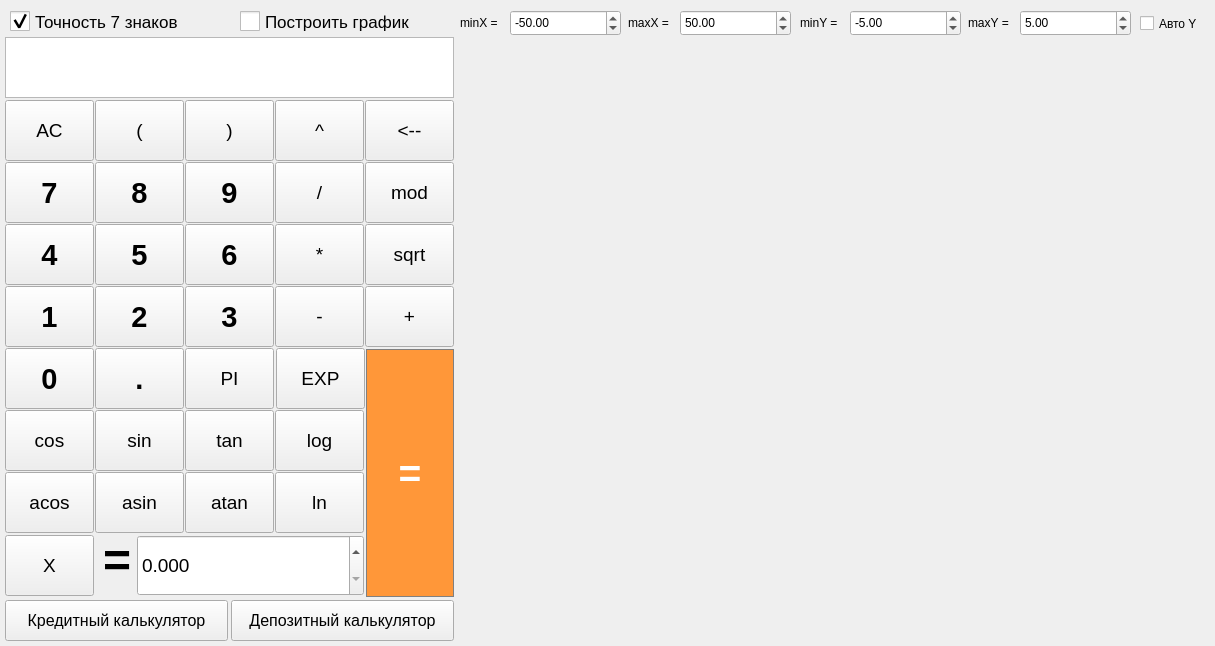
<?xml version="1.0" encoding="UTF-8"?>
<ui version="4.0">
 <class>MainWindow</class>
 <widget class="QMainWindow" name="MainWindow">
  <property name="geometry">
   <rect>
    <x>0</x>
    <y>0</y>
    <width>1215</width>
    <height>646</height>
   </rect>
  </property>
  <property name="sizePolicy">
   <sizepolicy hsizetype="Fixed" vsizetype="Fixed">
    <horstretch>0</horstretch>
    <verstretch>0</verstretch>
   </sizepolicy>
  </property>
  <property name="windowTitle">
   <string>Smart_Calc_v2.0</string>
  </property>
  <property name="styleSheet">
   <string notr="true"/>
  </property>
  <widget class="QWidget" name="centralwidget">
   <widget class="QPushButton" name="pushButton_clean">
    <property name="geometry">
     <rect>
      <x>5</x>
      <y>100</y>
      <width>89</width>
      <height>61</height>
     </rect>
    </property>
    <property name="minimumSize">
     <size>
      <width>61</width>
      <height>61</height>
     </size>
    </property>
    <property name="font">
     <font>
      <pointsize>14</pointsize>
     </font>
    </property>
    <property name="text">
     <string>AC</string>
    </property>
   </widget>
   <widget class="QPushButton" name="pushButton_left">
    <property name="geometry">
     <rect>
      <x>95</x>
      <y>100</y>
      <width>89</width>
      <height>61</height>
     </rect>
    </property>
    <property name="minimumSize">
     <size>
      <width>61</width>
      <height>61</height>
     </size>
    </property>
    <property name="font">
     <font>
      <pointsize>14</pointsize>
     </font>
    </property>
    <property name="text">
     <string>(</string>
    </property>
   </widget>
   <widget class="QPushButton" name="pushButton_right">
    <property name="geometry">
     <rect>
      <x>185</x>
      <y>100</y>
      <width>89</width>
      <height>61</height>
     </rect>
    </property>
    <property name="minimumSize">
     <size>
      <width>61</width>
      <height>61</height>
     </size>
    </property>
    <property name="font">
     <font>
      <pointsize>14</pointsize>
     </font>
    </property>
    <property name="text">
     <string>)</string>
    </property>
   </widget>
   <widget class="QPushButton" name="pushButton_pow">
    <property name="geometry">
     <rect>
      <x>275</x>
      <y>100</y>
      <width>89</width>
      <height>61</height>
     </rect>
    </property>
    <property name="minimumSize">
     <size>
      <width>61</width>
      <height>61</height>
     </size>
    </property>
    <property name="font">
     <font>
      <pointsize>14</pointsize>
     </font>
    </property>
    <property name="text">
     <string>^</string>
    </property>
   </widget>
   <widget class="QPushButton" name="pushButton_div">
    <property name="geometry">
     <rect>
      <x>275</x>
      <y>162</y>
      <width>89</width>
      <height>61</height>
     </rect>
    </property>
    <property name="minimumSize">
     <size>
      <width>61</width>
      <height>61</height>
     </size>
    </property>
    <property name="font">
     <font>
      <pointsize>14</pointsize>
     </font>
    </property>
    <property name="text">
     <string>/</string>
    </property>
   </widget>
   <widget class="QPushButton" name="pushButton_nine">
    <property name="geometry">
     <rect>
      <x>185</x>
      <y>162</y>
      <width>89</width>
      <height>61</height>
     </rect>
    </property>
    <property name="minimumSize">
     <size>
      <width>61</width>
      <height>61</height>
     </size>
    </property>
    <property name="font">
     <font>
      <pointsize>22</pointsize>
      <bold>true</bold>
     </font>
    </property>
    <property name="text">
     <string>9</string>
    </property>
   </widget>
   <widget class="QPushButton" name="pushButton_eight">
    <property name="geometry">
     <rect>
      <x>95</x>
      <y>162</y>
      <width>89</width>
      <height>61</height>
     </rect>
    </property>
    <property name="minimumSize">
     <size>
      <width>61</width>
      <height>61</height>
     </size>
    </property>
    <property name="font">
     <font>
      <pointsize>22</pointsize>
      <bold>true</bold>
     </font>
    </property>
    <property name="text">
     <string>8</string>
    </property>
   </widget>
   <widget class="QPushButton" name="pushButton_seven">
    <property name="geometry">
     <rect>
      <x>5</x>
      <y>162</y>
      <width>89</width>
      <height>61</height>
     </rect>
    </property>
    <property name="sizePolicy">
     <sizepolicy hsizetype="Minimum" vsizetype="Fixed">
      <horstretch>0</horstretch>
      <verstretch>0</verstretch>
     </sizepolicy>
    </property>
    <property name="minimumSize">
     <size>
      <width>61</width>
      <height>61</height>
     </size>
    </property>
    <property name="font">
     <font>
      <pointsize>22</pointsize>
      <bold>true</bold>
     </font>
    </property>
    <property name="text">
     <string>7</string>
    </property>
   </widget>
   <widget class="QPushButton" name="pushButton_mult">
    <property name="geometry">
     <rect>
      <x>275</x>
      <y>224</y>
      <width>89</width>
      <height>61</height>
     </rect>
    </property>
    <property name="minimumSize">
     <size>
      <width>61</width>
      <height>61</height>
     </size>
    </property>
    <property name="font">
     <font>
      <pointsize>14</pointsize>
     </font>
    </property>
    <property name="text">
     <string>*</string>
    </property>
   </widget>
   <widget class="QPushButton" name="pushButton_six">
    <property name="geometry">
     <rect>
      <x>185</x>
      <y>224</y>
      <width>89</width>
      <height>61</height>
     </rect>
    </property>
    <property name="minimumSize">
     <size>
      <width>61</width>
      <height>61</height>
     </size>
    </property>
    <property name="font">
     <font>
      <pointsize>22</pointsize>
      <bold>true</bold>
     </font>
    </property>
    <property name="text">
     <string>6</string>
    </property>
   </widget>
   <widget class="QPushButton" name="pushButton_five">
    <property name="geometry">
     <rect>
      <x>95</x>
      <y>224</y>
      <width>89</width>
      <height>61</height>
     </rect>
    </property>
    <property name="minimumSize">
     <size>
      <width>61</width>
      <height>61</height>
     </size>
    </property>
    <property name="font">
     <font>
      <pointsize>22</pointsize>
      <bold>true</bold>
     </font>
    </property>
    <property name="text">
     <string>5</string>
    </property>
   </widget>
   <widget class="QPushButton" name="pushButton_four">
    <property name="geometry">
     <rect>
      <x>5</x>
      <y>224</y>
      <width>89</width>
      <height>61</height>
     </rect>
    </property>
    <property name="minimumSize">
     <size>
      <width>61</width>
      <height>61</height>
     </size>
    </property>
    <property name="font">
     <font>
      <pointsize>22</pointsize>
      <bold>true</bold>
     </font>
    </property>
    <property name="text">
     <string>4</string>
    </property>
   </widget>
   <widget class="QPushButton" name="pushButton_minus">
    <property name="geometry">
     <rect>
      <x>275</x>
      <y>286</y>
      <width>89</width>
      <height>61</height>
     </rect>
    </property>
    <property name="minimumSize">
     <size>
      <width>61</width>
      <height>61</height>
     </size>
    </property>
    <property name="font">
     <font>
      <pointsize>14</pointsize>
     </font>
    </property>
    <property name="text">
     <string>-</string>
    </property>
   </widget>
   <widget class="QPushButton" name="pushButton_three">
    <property name="geometry">
     <rect>
      <x>185</x>
      <y>286</y>
      <width>89</width>
      <height>61</height>
     </rect>
    </property>
    <property name="minimumSize">
     <size>
      <width>61</width>
      <height>61</height>
     </size>
    </property>
    <property name="font">
     <font>
      <pointsize>22</pointsize>
      <bold>true</bold>
     </font>
    </property>
    <property name="text">
     <string>3</string>
    </property>
   </widget>
   <widget class="QPushButton" name="pushButton_two">
    <property name="geometry">
     <rect>
      <x>95</x>
      <y>286</y>
      <width>89</width>
      <height>61</height>
     </rect>
    </property>
    <property name="minimumSize">
     <size>
      <width>61</width>
      <height>61</height>
     </size>
    </property>
    <property name="font">
     <font>
      <pointsize>22</pointsize>
      <bold>true</bold>
     </font>
    </property>
    <property name="text">
     <string>2</string>
    </property>
   </widget>
   <widget class="QPushButton" name="pushButton_one">
    <property name="geometry">
     <rect>
      <x>5</x>
      <y>286</y>
      <width>89</width>
      <height>61</height>
     </rect>
    </property>
    <property name="minimumSize">
     <size>
      <width>61</width>
      <height>61</height>
     </size>
    </property>
    <property name="font">
     <font>
      <pointsize>22</pointsize>
      <bold>true</bold>
     </font>
    </property>
    <property name="text">
     <string>1</string>
    </property>
   </widget>
   <widget class="QPushButton" name="pushButton_plus">
    <property name="geometry">
     <rect>
      <x>365</x>
      <y>286</y>
      <width>89</width>
      <height>61</height>
     </rect>
    </property>
    <property name="minimumSize">
     <size>
      <width>61</width>
      <height>61</height>
     </size>
    </property>
    <property name="font">
     <font>
      <pointsize>14</pointsize>
     </font>
    </property>
    <property name="text">
     <string>+</string>
    </property>
   </widget>
   <widget class="QPushButton" name="pushButton_pi">
    <property name="geometry">
     <rect>
      <x>185</x>
      <y>348</y>
      <width>89</width>
      <height>61</height>
     </rect>
    </property>
    <property name="minimumSize">
     <size>
      <width>61</width>
      <height>61</height>
     </size>
    </property>
    <property name="font">
     <font>
      <pointsize>14</pointsize>
      <bold>false</bold>
     </font>
    </property>
    <property name="text">
     <string>PI</string>
    </property>
   </widget>
   <widget class="QPushButton" name="pushButton_dot">
    <property name="geometry">
     <rect>
      <x>95</x>
      <y>348</y>
      <width>89</width>
      <height>61</height>
     </rect>
    </property>
    <property name="minimumSize">
     <size>
      <width>61</width>
      <height>61</height>
     </size>
    </property>
    <property name="font">
     <font>
      <pointsize>22</pointsize>
      <bold>true</bold>
     </font>
    </property>
    <property name="text">
     <string>.</string>
    </property>
   </widget>
   <widget class="QPushButton" name="pushButton_zero">
    <property name="geometry">
     <rect>
      <x>5</x>
      <y>348</y>
      <width>89</width>
      <height>61</height>
     </rect>
    </property>
    <property name="minimumSize">
     <size>
      <width>61</width>
      <height>61</height>
     </size>
    </property>
    <property name="font">
     <font>
      <pointsize>22</pointsize>
      <bold>true</bold>
     </font>
    </property>
    <property name="styleSheet">
     <string notr="true"/>
    </property>
    <property name="text">
     <string>0</string>
    </property>
   </widget>
   <widget class="QPushButton" name="pushButton_back">
    <property name="geometry">
     <rect>
      <x>365</x>
      <y>100</y>
      <width>89</width>
      <height>61</height>
     </rect>
    </property>
    <property name="minimumSize">
     <size>
      <width>61</width>
      <height>61</height>
     </size>
    </property>
    <property name="font">
     <font>
      <pointsize>14</pointsize>
     </font>
    </property>
    <property name="text">
     <string>&lt;--</string>
    </property>
   </widget>
   <widget class="QPushButton" name="pushButton_sqrt">
    <property name="geometry">
     <rect>
      <x>365</x>
      <y>224</y>
      <width>89</width>
      <height>61</height>
     </rect>
    </property>
    <property name="minimumSize">
     <size>
      <width>61</width>
      <height>61</height>
     </size>
    </property>
    <property name="font">
     <font>
      <pointsize>14</pointsize>
     </font>
    </property>
    <property name="text">
     <string>sqrt</string>
    </property>
   </widget>
   <widget class="QPushButton" name="pushButton_mod">
    <property name="geometry">
     <rect>
      <x>365</x>
      <y>162</y>
      <width>89</width>
      <height>61</height>
     </rect>
    </property>
    <property name="minimumSize">
     <size>
      <width>61</width>
      <height>61</height>
     </size>
    </property>
    <property name="font">
     <font>
      <pointsize>14</pointsize>
     </font>
    </property>
    <property name="text">
     <string>mod</string>
    </property>
   </widget>
   <widget class="QPushButton" name="pushButton_equals">
    <property name="geometry">
     <rect>
      <x>366</x>
      <y>349</y>
      <width>88</width>
      <height>248</height>
     </rect>
    </property>
    <property name="minimumSize">
     <size>
      <width>61</width>
      <height>61</height>
     </size>
    </property>
    <property name="font">
     <font>
      <pointsize>29</pointsize>
      <bold>true</bold>
     </font>
    </property>
    <property name="styleSheet">
     <string notr="true">QPushButton {
  background-color: rgb(255, 151, 57);
  color: white; 
  border: 1px solid gray;
}

QPushButton:pressed {
    background-color: qlineargradient(x1: 0, y1: 0, x2: 0, y2: 1,
                                      stop: 0 #FF7832, stop: 1 #FF9739);
}</string>
    </property>
    <property name="text">
     <string>=</string>
    </property>
   </widget>
   <widget class="QPushButton" name="pushButton_cos">
    <property name="geometry">
     <rect>
      <x>5</x>
      <y>410</y>
      <width>89</width>
      <height>61</height>
     </rect>
    </property>
    <property name="minimumSize">
     <size>
      <width>61</width>
      <height>61</height>
     </size>
    </property>
    <property name="font">
     <font>
      <pointsize>14</pointsize>
     </font>
    </property>
    <property name="text">
     <string>cos</string>
    </property>
   </widget>
   <widget class="QPushButton" name="pushButton_sin">
    <property name="geometry">
     <rect>
      <x>95</x>
      <y>410</y>
      <width>89</width>
      <height>61</height>
     </rect>
    </property>
    <property name="minimumSize">
     <size>
      <width>61</width>
      <height>61</height>
     </size>
    </property>
    <property name="font">
     <font>
      <pointsize>14</pointsize>
     </font>
    </property>
    <property name="text">
     <string>sin</string>
    </property>
   </widget>
   <widget class="QPushButton" name="pushButton_tan">
    <property name="geometry">
     <rect>
      <x>185</x>
      <y>410</y>
      <width>89</width>
      <height>61</height>
     </rect>
    </property>
    <property name="minimumSize">
     <size>
      <width>61</width>
      <height>61</height>
     </size>
    </property>
    <property name="font">
     <font>
      <pointsize>14</pointsize>
     </font>
    </property>
    <property name="text">
     <string>tan</string>
    </property>
   </widget>
   <widget class="QPushButton" name="pushButton_log">
    <property name="geometry">
     <rect>
      <x>275</x>
      <y>410</y>
      <width>89</width>
      <height>61</height>
     </rect>
    </property>
    <property name="minimumSize">
     <size>
      <width>61</width>
      <height>61</height>
     </size>
    </property>
    <property name="font">
     <font>
      <pointsize>14</pointsize>
     </font>
    </property>
    <property name="text">
     <string>log</string>
    </property>
   </widget>
   <widget class="QPushButton" name="pushButton_atan">
    <property name="geometry">
     <rect>
      <x>185</x>
      <y>472</y>
      <width>89</width>
      <height>61</height>
     </rect>
    </property>
    <property name="minimumSize">
     <size>
      <width>61</width>
      <height>61</height>
     </size>
    </property>
    <property name="font">
     <font>
      <pointsize>14</pointsize>
     </font>
    </property>
    <property name="text">
     <string>atan</string>
    </property>
   </widget>
   <widget class="QPushButton" name="pushButton_asin">
    <property name="geometry">
     <rect>
      <x>95</x>
      <y>472</y>
      <width>89</width>
      <height>61</height>
     </rect>
    </property>
    <property name="minimumSize">
     <size>
      <width>61</width>
      <height>61</height>
     </size>
    </property>
    <property name="font">
     <font>
      <pointsize>14</pointsize>
     </font>
    </property>
    <property name="text">
     <string>asin</string>
    </property>
   </widget>
   <widget class="QPushButton" name="pushButton_ln">
    <property name="geometry">
     <rect>
      <x>275</x>
      <y>472</y>
      <width>89</width>
      <height>61</height>
     </rect>
    </property>
    <property name="minimumSize">
     <size>
      <width>61</width>
      <height>61</height>
     </size>
    </property>
    <property name="font">
     <font>
      <pointsize>14</pointsize>
     </font>
    </property>
    <property name="text">
     <string>ln</string>
    </property>
   </widget>
   <widget class="QPushButton" name="pushButton_acos">
    <property name="geometry">
     <rect>
      <x>5</x>
      <y>472</y>
      <width>89</width>
      <height>61</height>
     </rect>
    </property>
    <property name="minimumSize">
     <size>
      <width>61</width>
      <height>61</height>
     </size>
    </property>
    <property name="font">
     <font>
      <pointsize>14</pointsize>
     </font>
    </property>
    <property name="text">
     <string>acos</string>
    </property>
   </widget>
   <widget class="QTextEdit" name="textEdit_input">
    <property name="geometry">
     <rect>
      <x>5</x>
      <y>37</y>
      <width>449</width>
      <height>61</height>
     </rect>
    </property>
    <property name="font">
     <font>
      <pointsize>11</pointsize>
      <bold>true</bold>
     </font>
    </property>
    <property name="cursor" stdset="0">
     <cursorShape>ArrowCursor</cursorShape>
    </property>
    <property name="focusPolicy">
     <enum>Qt::StrongFocus</enum>
    </property>
    <property name="styleSheet">
     <string notr="true">QTextEdit {
  border: 1px solid gray;
}

background-color : white;</string>
    </property>
    <property name="markdown">
     <string/>
    </property>
    <property name="html">
     <string>&lt;!DOCTYPE HTML PUBLIC &quot;-//W3C//DTD HTML 4.0//EN&quot; &quot;http://www.w3.org/TR/REC-html40/strict.dtd&quot;&gt;
&lt;html&gt;&lt;head&gt;&lt;meta name=&quot;qrichtext&quot; content=&quot;1&quot; /&gt;&lt;meta charset=&quot;utf-8&quot; /&gt;&lt;style type=&quot;text/css&quot;&gt;
p, li { white-space: pre-wrap; }
hr { height: 1px; border-width: 0; }
li.unchecked::marker { content: &quot;\2610&quot;; }
li.checked::marker { content: &quot;\2612&quot;; }
&lt;/style&gt;&lt;/head&gt;&lt;body style=&quot; font-family:'Ubuntu'; font-size:11pt; font-weight:700; font-style:normal;&quot;&gt;
&lt;p align=&quot;right&quot; style=&quot;-qt-paragraph-type:empty; margin-top:7px; margin-bottom:7px; margin-left:0px; margin-right:0px; -qt-block-indent:0; text-indent:0px;&quot;&gt;&lt;br /&gt;&lt;/p&gt;&lt;/body&gt;&lt;/html&gt;</string>
    </property>
   </widget>
   <widget class="QPushButton" name="pushButton_x">
    <property name="geometry">
     <rect>
      <x>5</x>
      <y>535</y>
      <width>89</width>
      <height>61</height>
     </rect>
    </property>
    <property name="minimumSize">
     <size>
      <width>61</width>
      <height>61</height>
     </size>
    </property>
    <property name="font">
     <font>
      <pointsize>14</pointsize>
      <bold>false</bold>
     </font>
    </property>
    <property name="text">
     <string>X</string>
    </property>
   </widget>
   <widget class="QCheckBox" name="checkBox">
    <property name="geometry">
     <rect>
      <x>10</x>
      <y>10</y>
      <width>201</width>
      <height>23</height>
     </rect>
    </property>
    <property name="font">
     <font>
      <pointsize>13</pointsize>
     </font>
    </property>
    <property name="styleSheet">
     <string notr="true">QCheckBox {
    spacing: 5px;
}

QCheckBox::indicator {
    width:  20px;
    height: 20px;
}</string>
    </property>
    <property name="text">
     <string>Точность 7 знаков</string>
    </property>
    <property name="checked">
     <bool>true</bool>
    </property>
   </widget>
   <widget class="QCheckBox" name="checkBox_2">
    <property name="geometry">
     <rect>
      <x>240</x>
      <y>10</y>
      <width>201</width>
      <height>23</height>
     </rect>
    </property>
    <property name="font">
     <font>
      <pointsize>13</pointsize>
     </font>
    </property>
    <property name="styleSheet">
     <string notr="true">QCheckBox {
    spacing: 5px;
}

QCheckBox::indicator {
    width:  20px;
    height: 20px;
}
</string>
    </property>
    <property name="text">
     <string>Построить график</string>
    </property>
    <property name="iconSize">
     <size>
      <width>16</width>
      <height>16</height>
     </size>
    </property>
   </widget>
   <widget class="QCustomPlot" name="widget" native="true">
    <property name="geometry">
     <rect>
      <x>460</x>
      <y>40</y>
      <width>751</width>
      <height>601</height>
     </rect>
    </property>
   </widget>
   <widget class="QDoubleSpinBox" name="doubleSpinBox_minX">
    <property name="enabled">
     <bool>true</bool>
    </property>
    <property name="geometry">
     <rect>
      <x>510</x>
      <y>10</y>
      <width>111</width>
      <height>26</height>
     </rect>
    </property>
    <property name="minimum">
     <double>-1000000.000000000000000</double>
    </property>
    <property name="maximum">
     <double>1000000.000000000000000</double>
    </property>
    <property name="value">
     <double>-50.000000000000000</double>
    </property>
   </widget>
   <widget class="QLabel" name="label_minX">
    <property name="geometry">
     <rect>
      <x>460</x>
      <y>14</y>
      <width>67</width>
      <height>17</height>
     </rect>
    </property>
    <property name="text">
     <string>minX = </string>
    </property>
   </widget>
   <widget class="QLabel" name="label_maxX">
    <property name="geometry">
     <rect>
      <x>628</x>
      <y>14</y>
      <width>67</width>
      <height>17</height>
     </rect>
    </property>
    <property name="text">
     <string>maxX = </string>
    </property>
   </widget>
   <widget class="QDoubleSpinBox" name="doubleSpinBox_maxX">
    <property name="geometry">
     <rect>
      <x>680</x>
      <y>10</y>
      <width>111</width>
      <height>26</height>
     </rect>
    </property>
    <property name="minimum">
     <double>-1000000.000000000000000</double>
    </property>
    <property name="maximum">
     <double>1000000.000000000000000</double>
    </property>
    <property name="value">
     <double>50.000000000000000</double>
    </property>
   </widget>
   <widget class="QLabel" name="label_minY">
    <property name="geometry">
     <rect>
      <x>800</x>
      <y>14</y>
      <width>67</width>
      <height>17</height>
     </rect>
    </property>
    <property name="text">
     <string>minY = </string>
    </property>
   </widget>
   <widget class="QDoubleSpinBox" name="doubleSpinBox_minY">
    <property name="geometry">
     <rect>
      <x>850</x>
      <y>10</y>
      <width>111</width>
      <height>26</height>
     </rect>
    </property>
    <property name="minimum">
     <double>-1000000.000000000000000</double>
    </property>
    <property name="maximum">
     <double>1000000.000000000000000</double>
    </property>
    <property name="value">
     <double>-5.000000000000000</double>
    </property>
   </widget>
   <widget class="QDoubleSpinBox" name="doubleSpinBox_maxY">
    <property name="geometry">
     <rect>
      <x>1020</x>
      <y>10</y>
      <width>111</width>
      <height>26</height>
     </rect>
    </property>
    <property name="minimum">
     <double>-1000000.000000000000000</double>
    </property>
    <property name="maximum">
     <double>1000000.000000000000000</double>
    </property>
    <property name="value">
     <double>5.000000000000000</double>
    </property>
   </widget>
   <widget class="QLabel" name="label_maxX_2">
    <property name="geometry">
     <rect>
      <x>968</x>
      <y>14</y>
      <width>67</width>
      <height>17</height>
     </rect>
    </property>
    <property name="text">
     <string>maxY = </string>
    </property>
   </widget>
   <widget class="QCheckBox" name="checkBox_3">
    <property name="geometry">
     <rect>
      <x>1140</x>
      <y>12</y>
      <width>81</width>
      <height>23</height>
     </rect>
    </property>
    <property name="text">
     <string>Авто Y</string>
    </property>
   </widget>
   <widget class="QPushButton" name="pushButton">
    <property name="geometry">
     <rect>
      <x>5</x>
      <y>600</y>
      <width>223</width>
      <height>41</height>
     </rect>
    </property>
    <property name="font">
     <font>
      <pointsize>12</pointsize>
     </font>
    </property>
    <property name="text">
     <string>Кредитный калькулятор</string>
    </property>
   </widget>
   <widget class="QPushButton" name="pushButton_depozit">
    <property name="geometry">
     <rect>
      <x>231</x>
      <y>600</y>
      <width>223</width>
      <height>41</height>
     </rect>
    </property>
    <property name="font">
     <font>
      <pointsize>12</pointsize>
     </font>
    </property>
    <property name="text">
     <string>Депозитный калькулятор</string>
    </property>
   </widget>
   <widget class="QPushButton" name="pushButton_e">
    <property name="geometry">
     <rect>
      <x>276</x>
      <y>348</y>
      <width>89</width>
      <height>61</height>
     </rect>
    </property>
    <property name="minimumSize">
     <size>
      <width>61</width>
      <height>61</height>
     </size>
    </property>
    <property name="font">
     <font>
      <pointsize>14</pointsize>
      <bold>false</bold>
     </font>
    </property>
    <property name="text">
     <string>EXP</string>
    </property>
   </widget>
   <widget class="QLabel" name="label">
    <property name="geometry">
     <rect>
      <x>103</x>
      <y>535</y>
      <width>31</width>
      <height>51</height>
     </rect>
    </property>
    <property name="font">
     <font>
      <pointsize>36</pointsize>
      <bold>true</bold>
     </font>
    </property>
    <property name="text">
     <string>=</string>
    </property>
   </widget>
   <widget class="QDoubleSpinBox" name="doubleSpinBox_editX">
    <property name="geometry">
     <rect>
      <x>137</x>
      <y>535</y>
      <width>227</width>
      <height>61</height>
     </rect>
    </property>
    <property name="font">
     <font>
      <pointsize>14</pointsize>
     </font>
    </property>
    <property name="decimals">
     <number>3</number>
    </property>
    <property name="maximum">
     <double>10000.989999999999782</double>
    </property>
   </widget>
  </widget>
 </widget>
 <customwidgets>
  <customwidget>
   <class>QCustomPlot</class>
   <extends>QWidget</extends>
   <header>qcustomplot.h</header>
   <container>1</container>
  </customwidget>
 </customwidgets>
 <resources/>
 <connections/>
</ui>
